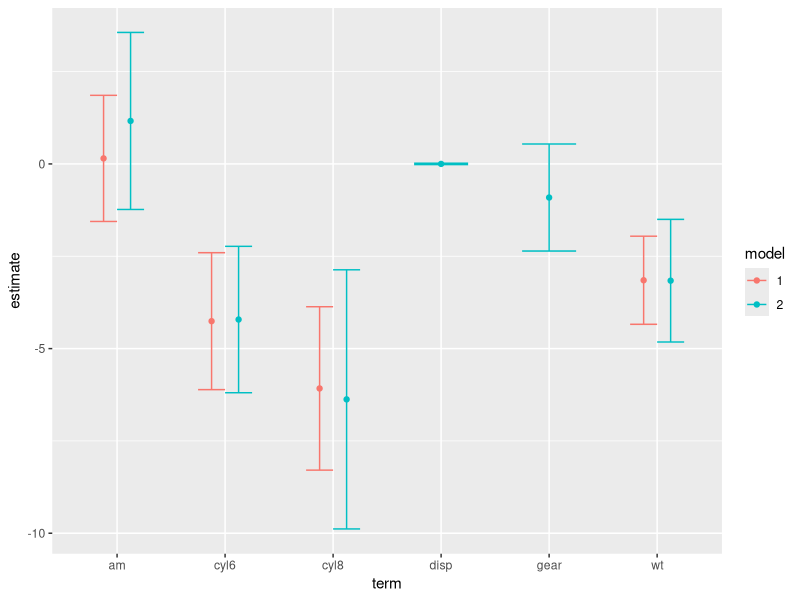

This figure's R source: (Note: this script raises an error after producing the figure.)
## ---- chunk 1
library(broom)
library(parameters)
library(tidyverse)
## ---- chunk 2
## zmieniamy typ zmiennej cyl na factor
mtcars$cyl <- factor(mtcars$cyl)

## budujemy modle
model1 <- lm(formula = mpg ~ wt + am + cyl, data = mtcars)
model2 <- lm(formula = mpg ~ wt + am + cyl + disp + gear, data = mtcars)
## ---- chunk 3
tidy(model1, conf.int = TRUE, conf.level = 0.80)
## ---- chunk 4
## wyciągam parametry
parametry_m1 <- tidy(model1, conf.int = TRUE, conf.level = 0.80)
parametry_m2 <- tidy(model2, conf.int = TRUE, conf.level = 0.80)

do_wykresu <- parametry_m1 %>%
  select(term, estimate, conf.low, conf.high) %>%
  mutate(model = "1") %>%
  bind_rows(
    parametry_m2 %>% 
      select(term, estimate, conf.low, conf.high) %>%
      mutate(model = "2")
    ) %>%
  filter(term != "(Intercept)")

do_wykresu
## ---- chunk 5
ggplot(data = do_wykresu, 
       aes(x = term, y  = estimate, ymin = conf.low, ymax = conf.high,
           color = model)) +
  geom_point(position = position_dodge(width = 0.5)) +
  geom_errorbar(position = position_dodge(width = 0.5), width = 0.5) 
  #geom_pointrange(position = position_dodge(width = 0.5), width = 0.5)
## ---- chunk 6
glance(model1) ## model 1 -- informacje

map_df(list(model1, model2), glance, .id = "model") ## użycie funkcji map na liście
## ---- chunk 7
augment(model2)
## ---- chunk 8
parameters(model1) ## model_parameters
parameters(model2) ## model_parameters
## ---- chunk 9
parameters(model1)  %>%
  parameters_table()
## ---- chunk 10
## zmieniamy typ zmiennej cyl na factor
mtcars$cyl <- as.factor(mtcars$cyl)
## przeliczamy raz jeszcze model 1 z uwzględnieniem zmiennej cyl jako factor
model1 <- lm(formula = mpg ~ wt + am + cyl, data = mtcars)
## zapisujemy parametry modelu z wykorzystaniem funkcji parameters oraz tidy
parameters(model1)
tidy(model1)
